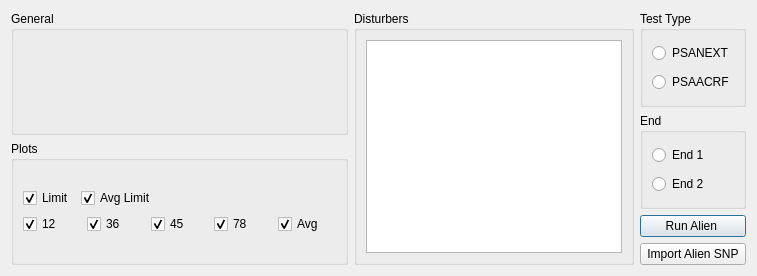
<?xml version="1.0" encoding="UTF-8"?>
<ui version="4.0">
 <class>Dialog</class>
 <widget class="QDialog" name="Dialog">
  <property name="geometry">
   <rect>
    <x>0</x>
    <y>0</y>
    <width>757</width>
    <height>276</height>
   </rect>
  </property>
  <property name="windowTitle">
   <string>Dialog</string>
  </property>
  <layout class="QHBoxLayout" name="horizontalLayout_2">
   <item>
    <layout class="QHBoxLayout" name="horizontalLayout">
     <item>
      <layout class="QVBoxLayout" name="verticalLayout_3">
       <item>
        <layout class="QVBoxLayout" name="verticalLayout_11">
         <item>
          <widget class="QGroupBox" name="alienGeneralInfo">
           <property name="title">
            <string>General</string>
           </property>
          </widget>
         </item>
        </layout>
       </item>
       <item>
        <layout class="QVBoxLayout" name="AlienPlotLayout">
         <item>
          <widget class="QGroupBox" name="alienPlots">
           <property name="title">
            <string>Plots</string>
           </property>
           <layout class="QGridLayout" name="gridLayout">
            <item row="2" column="1">
             <layout class="QVBoxLayout" name="verticalLayout_12">
              <item>
               <layout class="QHBoxLayout" name="horizontalLayout_7">
                <item>
                 <widget class="QCheckBox" name="alienLimitCheck">
                  <property name="text">
                   <string>Limit</string>
                  </property>
                  <property name="checked">
                   <bool>true</bool>
                  </property>
                 </widget>
                </item>
                <item>
                 <widget class="QCheckBox" name="alienAvgLimitCheck">
                  <property name="text">
                   <string>Avg Limit</string>
                  </property>
                  <property name="checked">
                   <bool>true</bool>
                  </property>
                 </widget>
                </item>
                <item>
                 <spacer name="horizontalSpacer">
                  <property name="orientation">
                   <enum>Qt::Horizontal</enum>
                  </property>
                  <property name="sizeHint" stdset="0">
                   <size>
                    <width>40</width>
                    <height>20</height>
                   </size>
                  </property>
                 </spacer>
                </item>
               </layout>
              </item>
              <item>
               <layout class="QHBoxLayout" name="horizontalLayout_8">
                <item>
                 <widget class="QCheckBox" name="alien12">
                  <property name="text">
                   <string>12</string>
                  </property>
                  <property name="checked">
                   <bool>true</bool>
                  </property>
                 </widget>
                </item>
                <item>
                 <widget class="QCheckBox" name="alien36">
                  <property name="text">
                   <string>36</string>
                  </property>
                  <property name="checked">
                   <bool>true</bool>
                  </property>
                 </widget>
                </item>
                <item>
                 <widget class="QCheckBox" name="alien45">
                  <property name="text">
                   <string>45</string>
                  </property>
                  <property name="checked">
                   <bool>true</bool>
                  </property>
                 </widget>
                </item>
                <item>
                 <widget class="QCheckBox" name="alien78">
                  <property name="text">
                   <string>78</string>
                  </property>
                  <property name="checked">
                   <bool>true</bool>
                  </property>
                 </widget>
                </item>
                <item>
                 <widget class="QCheckBox" name="alienAvg">
                  <property name="text">
                   <string>Avg</string>
                  </property>
                  <property name="checked">
                   <bool>true</bool>
                  </property>
                 </widget>
                </item>
               </layout>
              </item>
             </layout>
            </item>
           </layout>
          </widget>
         </item>
        </layout>
       </item>
      </layout>
     </item>
     <item>
      <layout class="QHBoxLayout" name="horizontalLayout_5">
       <item>
        <layout class="QHBoxLayout" name="horizontalLayout_6">
         <item>
          <widget class="QGroupBox" name="alienDisturbersGroup">
           <property name="title">
            <string>Disturbers</string>
           </property>
           <layout class="QHBoxLayout" name="horizontalLayout_9">
            <item>
             <widget class="QListWidget" name="alienDisturbers"/>
            </item>
           </layout>
          </widget>
         </item>
        </layout>
       </item>
       <item>
        <layout class="QVBoxLayout" name="verticalLayout_4">
         <item>
          <layout class="QVBoxLayout" name="verticalLayout_7">
           <item>
            <widget class="QGroupBox" name="alienTestTypeGroup">
             <property name="title">
              <string>Test Type</string>
             </property>
             <layout class="QVBoxLayout" name="verticalLayout_9">
              <item>
               <widget class="QRadioButton" name="alienPSANEXT">
                <property name="text">
                 <string>PSANEXT</string>
                </property>
               </widget>
              </item>
              <item>
               <widget class="QRadioButton" name="alenPSAACRF">
                <property name="text">
                 <string>PSAACRF</string>
                </property>
               </widget>
              </item>
             </layout>
            </widget>
           </item>
          </layout>
         </item>
         <item>
          <widget class="QGroupBox" name="alienEndGroup">
           <property name="title">
            <string>End</string>
           </property>
           <layout class="QVBoxLayout" name="verticalLayout_10">
            <item>
             <widget class="QRadioButton" name="alienEnd1">
              <property name="text">
               <string>End 1</string>
              </property>
             </widget>
            </item>
            <item>
             <widget class="QRadioButton" name="alienEnd2">
              <property name="text">
               <string>End 2</string>
              </property>
             </widget>
            </item>
           </layout>
          </widget>
         </item>
         <item>
          <layout class="QVBoxLayout" name="verticalLayout_8">
           <item>
            <widget class="QPushButton" name="alienRun">
             <property name="text">
              <string>Run Alien </string>
             </property>
            </widget>
           </item>
           <item>
            <widget class="QPushButton" name="alienImportSNP">
             <property name="text">
              <string>Import Alien SNP</string>
             </property>
            </widget>
           </item>
          </layout>
         </item>
        </layout>
       </item>
      </layout>
     </item>
    </layout>
   </item>
  </layout>
 </widget>
 <resources/>
 <connections/>
</ui>
